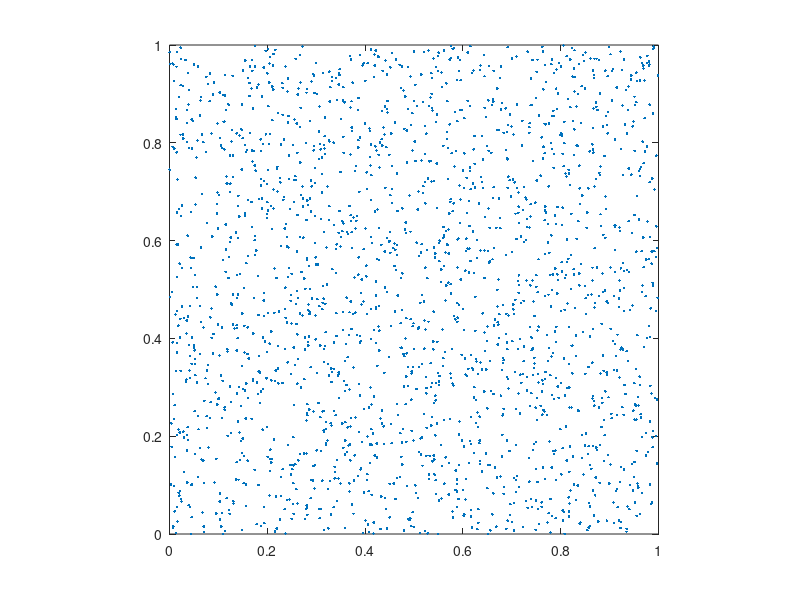

This chart was generated by the following MATLAB code: (Note: this script raises an error after producing the figure.)
%% Basic Settings.
clear;
close all;
warning off;

p = 5;

min_points = 256;
tol_hss = 1e-5;

tol_cg = 1e-12;
maxit_cg = 20;

fprintf("tol_hss: %.1e\n", tol_hss);

%% Generate points x and omega.
n = 2^p;
nx = n;
ny = n;
N = nx * ny;
M = 2 * N;

x = rand(M, 2);

fprintf("M: %d, N: %d\n", M, N);

figure();
plot(x(:, 1), x(:, 2), "Marker", ".", "LineStyle", "none");
axis equal;
xlim([0, 1]);
ylim([0, 1]);

%% NUDFT2_Matrix.
% A = NUDFT2_2D_Matrix(x, nx, ny);
% kappa_A = cond(A);
% fprintf("cond(A): %.1e\n", kappa_A);

%% NUDFT2.
run_INUDFT2_2D(x, n, min_points, tol_hss, tol_cg, maxit_cg);
